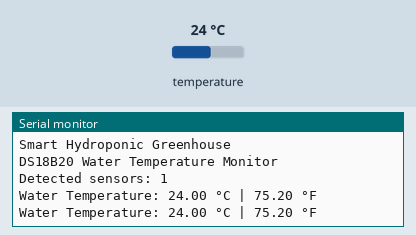
Simulated run of this sketch. Board: Arduino Uno, built with avr-gcc and run on an emulated ATmega328P. Parts: the last lines printed to the serial monitor. The test bench sets the inputs (shaded band); at power-on: temperature 24 °C.

Above: at 3.5 s.
3.6 s: temperature set to 12 °C
At 4.6 s:
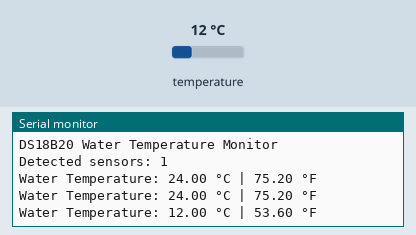
5.1 s: temperature set to 19 °C
At 6.6 s:
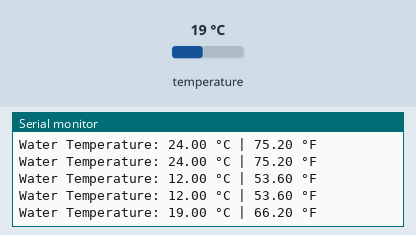
Timing chart, 0 to 8.1 s (numbered marks = the images above; inputs shaded):
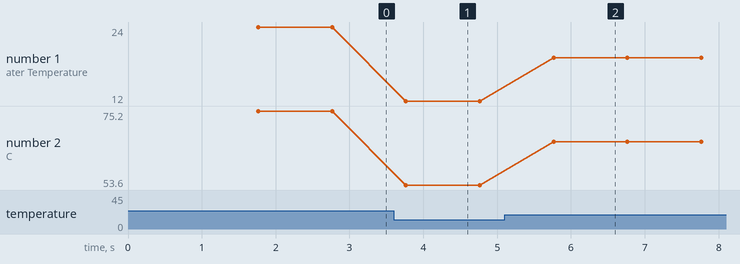

Measured:
- after the input at 3.6 s, the serial monitor: prints a new line after 0.16 s (image 1)
- after the input at 5.1 s, the serial monitor: prints a new line after 0.66 s (image 2)
- plotted number 1: 24 → 12 after the input at 3.6 s, 12 → 19 after the input at 5.1 s
- plotted number 2: 75.2 → 53.6 after the input at 3.6 s, 53.6 → 66.2 after the input at 5.1 s

The sketch:

DS18B20.ino
```cpp
#include <OneWire.h>
#include <DallasTemperature.h>

// DS18B20 data pin
const byte DS18B20_PIN = 2;

OneWire oneWire(DS18B20_PIN);
DallasTemperature sensors(&oneWire);

const unsigned long SAMPLE_INTERVAL_MS = 1000UL;
unsigned long previousSampleMs = 0;

void setup() {
  Serial.begin(9600);

  sensors.begin();

  Serial.println("Smart Hydroponic Greenhouse");
  Serial.println("DS18B20 Water Temperature Monitor");

  Serial.print("Detected sensors: ");
  Serial.println(sensors.getDeviceCount());

  sensors.setResolution(12);
}

void loop() {
  unsigned long now = millis();

  if (now - previousSampleMs < SAMPLE_INTERVAL_MS) {
    return;
  }

  previousSampleMs = now;

  sensors.requestTemperatures();

  float temperatureC =
    sensors.getTempCByIndex(0);

  if (temperatureC == DEVICE_DISCONNECTED_C) {
    Serial.println("ERROR: DS18B20 not detected!");
    return;
  }

  float temperatureF =
    temperatureC * 9.0 / 5.0 + 32.0;

  Serial.print("Water Temperature: ");
  Serial.print(temperatureC, 2);
  Serial.print(" °C | ");

  Serial.print(temperatureF, 2);
  Serial.println(" °F");
}
```
